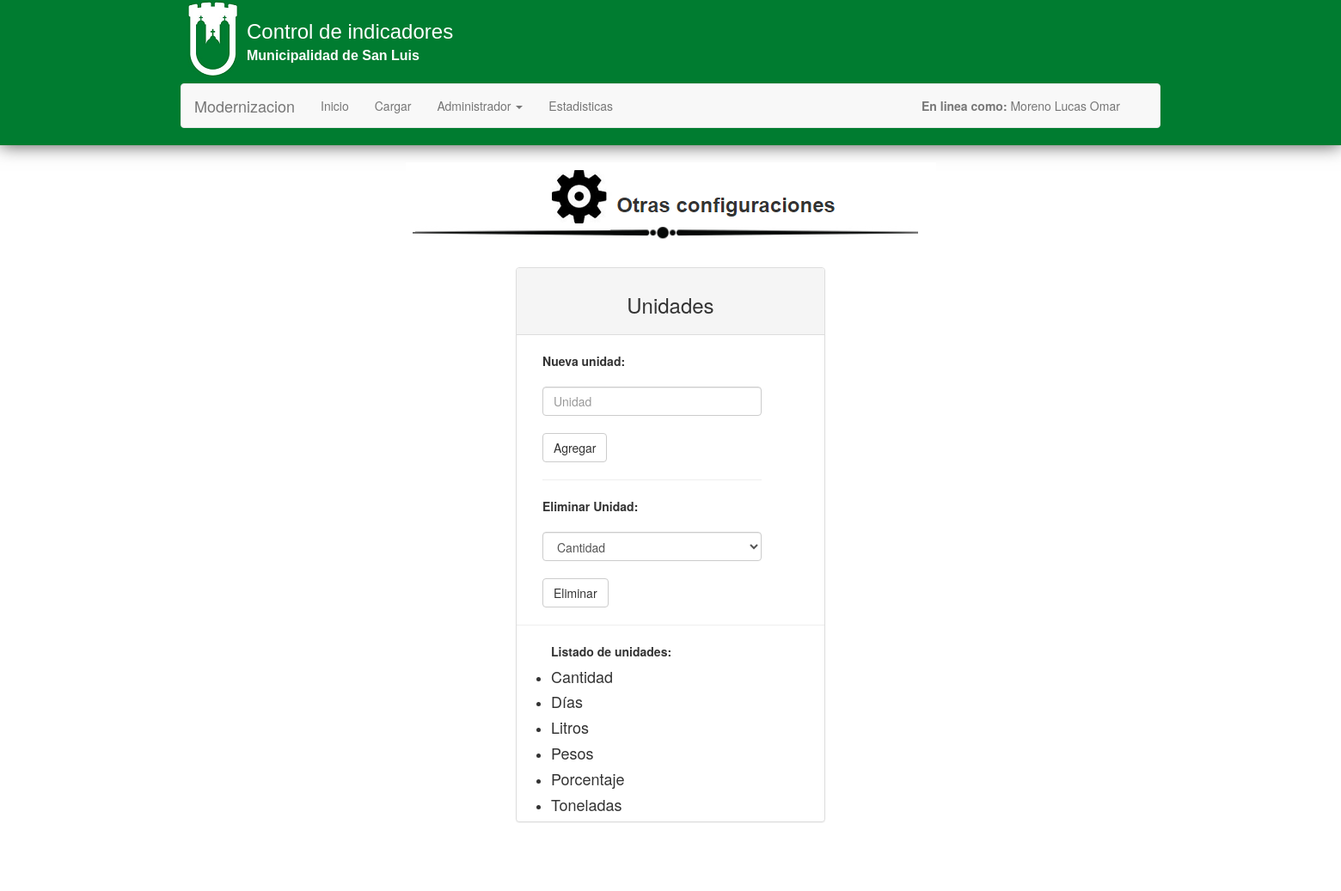
Screenshot of /code/otras_configuraciones.php (signed in) with the database file from the repository.
### tables this page shows
CREATE TABLE IF NOT EXISTS `unidad` (
`ID` int(11) NOT NULL,
  `nombre` varchar(255) NOT NULL
);

### code/otras_configuraciones.php (the view, shortened to what this page needs)
<!DOCTYPE html>
<html>
<?php
	$nom = $_SESSION['nombre'];
	$apellido = $_SESSION['apellido'];
	$mysqli = new mysqli('localhost','root','root','modernizacion');
	mysqli_query($mysqli,"SET NAMES 'utf8'");
	$sql = "SELECT * FROM unidad WHERE 1 ORDER BY nombre";
	$res = $mysqli -> query($sql);
	$res_2 = $mysqli -> query($sql);
?>
<head>
	<link rel="stylesheet" href="https://maxcdn.bootstrapcdn.com/bootstrap/3.3.7/css/bootstrap.min.css">
	<link rel="stylesheet" type="text/css" href="estilo.css">
</head>
<body>
		<header>
			<div class="container">
			<img src="img/icono_muni.png" align="left">
			<br>
			<font size="5" face="arial"> Control de indicadores </font>
			<br>
			<font size="3" face="arial"><b> Municipalidad de San Luis </b></font>
			<br> <br>
			<nav class = "navbar navbar-default" role="navigation" >
				<div class="navbar-header">
				<a class="navbar-brand" href="indicadores.php"> Modernizacion </a>
				</div>
				<div class ="collapse navbar-collapse navbar-ex1-collapse">
					<ul class="nav navbar-nav">
						<li><a href="indicadores.php"> Inicio </a></li>
						<li><a href="carga.php"> Cargar </a></li>
						<li class="dropdown">
							<a href="#" class="dropdown-toggle" data-toggle="dropdown">
							Administrador <b class="caret"></b>
						</a>
						</li>
						<li><a href="estadisticas.php"> Estadisticas </a></li>
					</ul>
					<ul class="nav navbar-nav navbar-right">
						<li><a> <b> En linea como: </b> <?php echo $apellido ?> <?php echo $nom ?> &nbsp &nbsp &nbsp &nbsp </a></li>
					</ul>
				</div>
			</nav>
		</div>
		</header>
		<div class="container">
		<div class="row">
			<div class="col-md-2"></div>
			<div class="col-md-8">
				<center>
					<br>
					<img class="img-responsive" src="img/icono_otras_configuraciones.png">
				</center>
			</div>
			<div class="col-md-2"></div>
		<div class="col-md-4"></div>
		<div class="col-md-4">
		<br>
		<div class="panel panel-default">
		<div class="panel-heading">
		<center> <h3> Unidades </h3> </center>
		</div>
		<br>
			<form action="config_actualizar.php" method="post">
			<div class="container">
				<div class="col-md-3">
			<b> Nueva unidad: </b> <br> <br>
			<input type="text" name="nueva_unidad" placeholder="Unidad" class="form-control"> <br>
			<input type="submit" name="boton_unidad" value="Agregar" class="btn btn-default">
			<br>
			<hr>
			<b> Eliminar Unidad: </b>
			<br><br>
			<select name="sel_unidad" class="form-control" ">
				<?php
					while($comp = $res -> fetch_assoc()){
				?>
				<option value="<?php echo $comp['nombre'] ?>" > <?php echo $comp['nombre'] ?> </option>
				<?php
					}
				?>
			</select>
			<br>
			<input type="submit" name="boton_eli_unidad" value="Eliminar" class="btn btn-default"> <br>
				</div>
			</div>
			<hr>
			<ul>
				<b> Listado de unidades: </b>
				<?php
					while($comp_2 = $res_2 -> fetch_assoc()){
				?>
				<li>
					<h4>
						<?php
							echo $comp_2['nombre'];
						?>
					</h4>
				</li>
				<?php
					}
				?>
			</ul>
		</form>
		</div>
		<br>
		<br>
		<br>
		</div>
		</div>
</body>
</html>

### code/estilo.css (style rules this page uses)
header { background: #007C30; color:#fff; box-shadow: 0 0 20px rgba(0,0,0,0.7); }

### rows the page displays
unidad: nombre "Cantidad"
unidad: nombre "Días"
unidad: nombre "Litros"
unidad: nombre "Pesos"
unidad: nombre "Porcentaje"
unidad: nombre "Toneladas"

### other values shown
$apellido "Moreno"
$nom "Lucas Omar"
form field sel_unidad "Cantidad"
